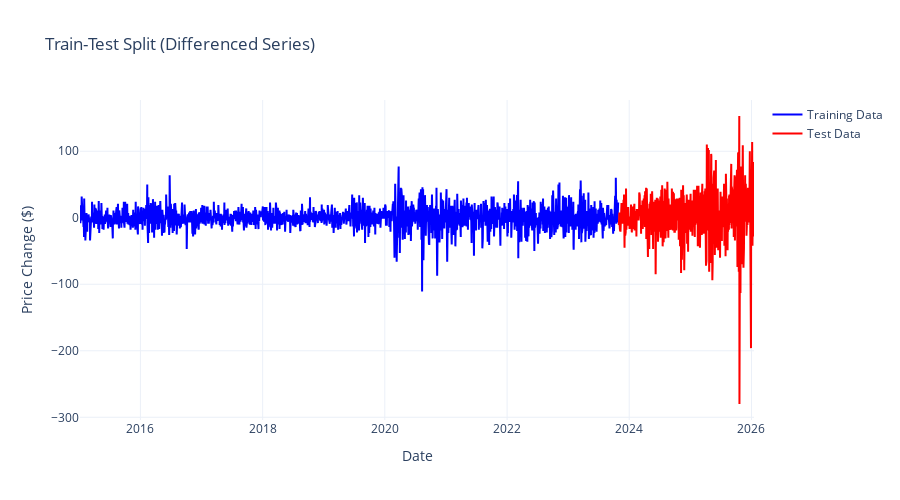

Notebook code cell kept with this figure:
### Markdown cell above
## 5. Prepare Data for Modeling

### Code cell
# 80-20 train-test split on differenced series
train_size = int(len(gold_diff) * 0.8)
train = gold_diff.iloc[:train_size]
test = gold_diff.iloc[train_size:]

print(f"Training set: {len(train)} observations ({len(train)/len(gold_diff)*100:.1f}%)")
print(f"Test set: {len(test)} observations ({len(test)/len(gold_diff)*100:.1f}%)")
print(f"Train period: {train.index.min()} to {train.index.max()}")
print(f"Test period: {test.index.min()} to {test.index.max()}")

# Plot train-test split
fig = go.Figure()

fig.add_trace(go.Scatter(
    x=train.index, y=train.values,
    mode='lines',
    name='Training Data',
    line=dict(color='blue')
))

fig.add_trace(go.Scatter(
    x=test.index, y=test.values,
    mode='lines',
    name='Test Data',
    line=dict(color='red')
))

fig.update_layout(
    title="Train-Test Split (Differenced Series)",
    xaxis_title='Date',
    yaxis_title='Price Change ($)',
    template='plotly_white',
    height=500
)
fig.show()

print("✓ Data prepared for AR modeling")

### Figure 1 — Plotly figure (JSON) as saved in the notebook; plotly's stock layout.template omitted (floating-point values rounded to 4 significant figures; data arrays with more than 128 entries replaced by an {"elided": "..."} marker saying what was removed)
{"data": [{"line": {"color": "blue"}, "mode": "lines", "name": "Training Data", "type": "scatter", "x": {"elided": "2220 str values"}, "y": {"elided": "2220 float values"}}, {"line": {"color": "red"}, "mode": "lines", "name": "Test Data", "type": "scatter", "x": {"elided": "556 str values"}, "y": {"elided": "556 float values"}}], "layout": {"height": 500, "title": {"text": "Train-Test Split (Differenced Series)"}, "xaxis": {"title": {"text": "Date"}}, "yaxis": {"title": {"text": "Price Change ($)"}}}}
